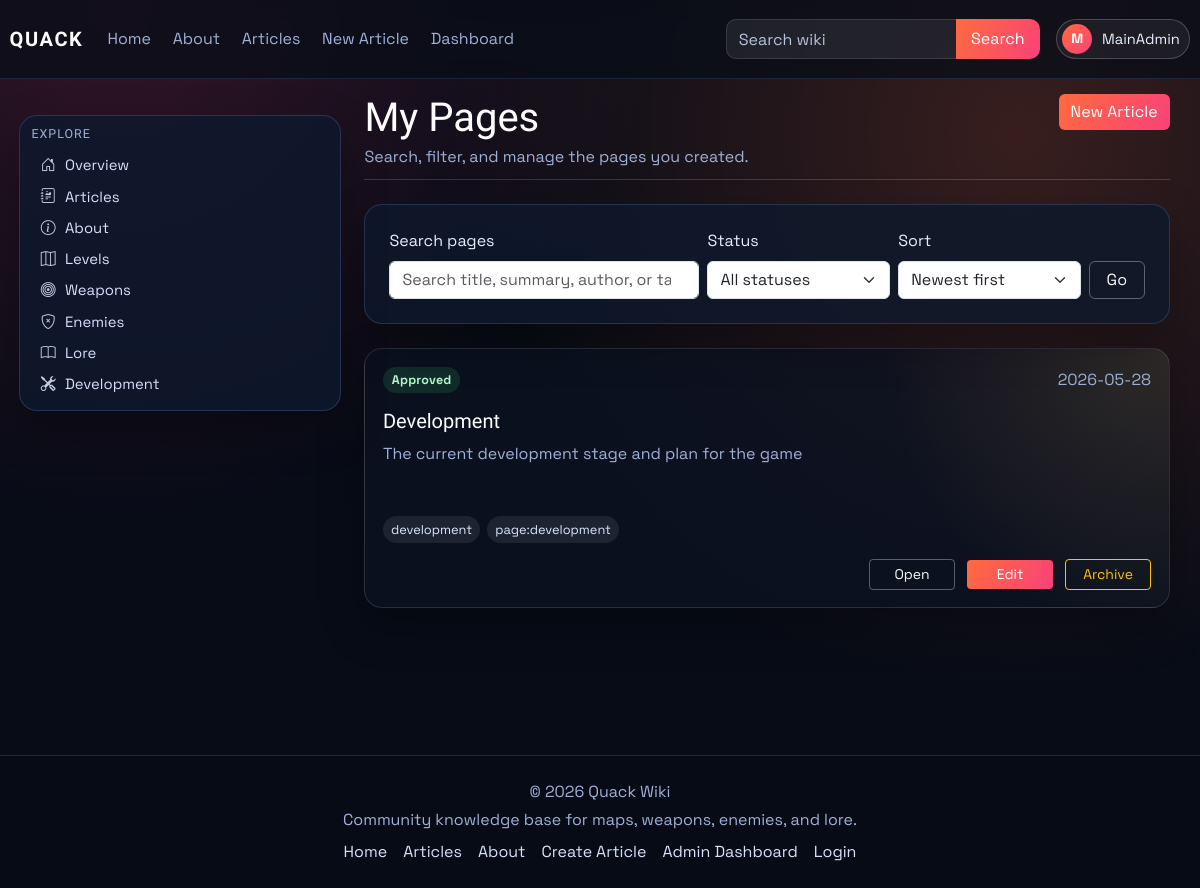
Page /my-pages (signed in) on the earlier database version.
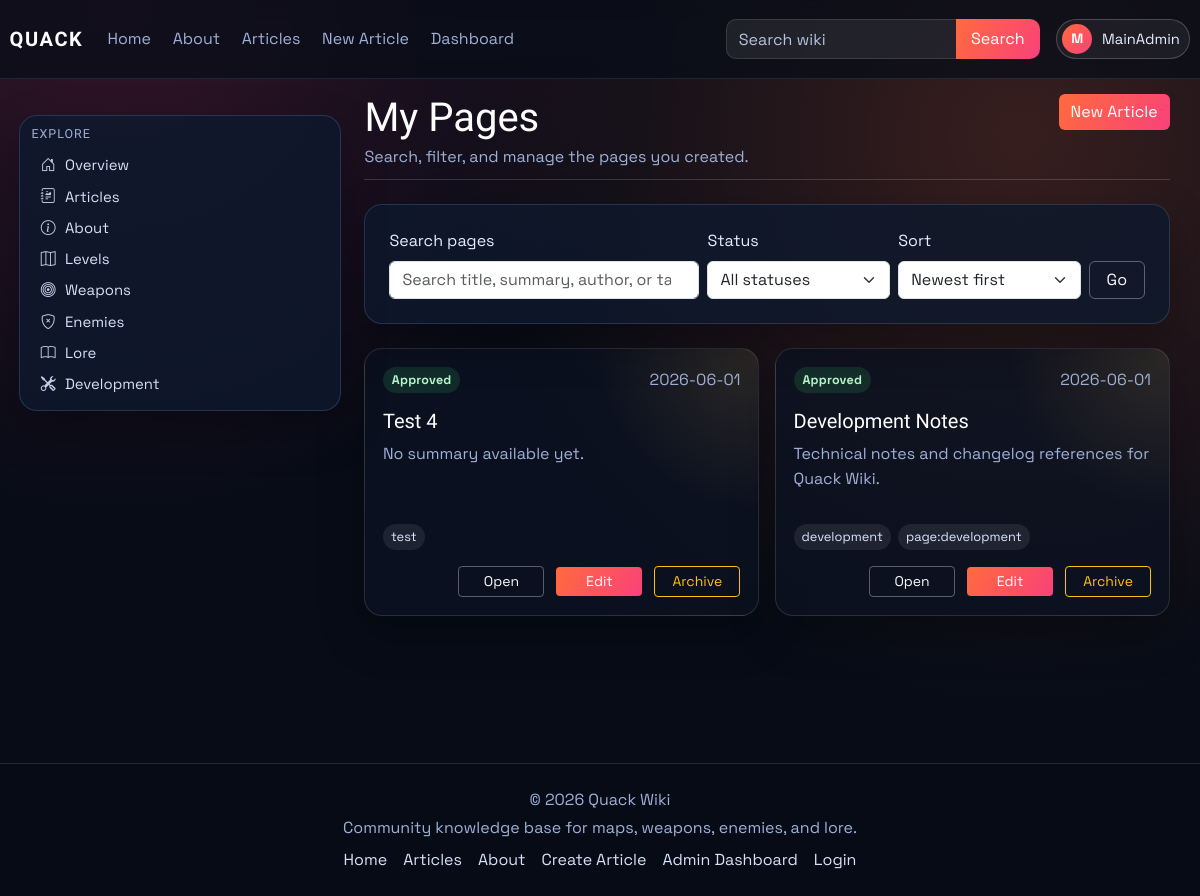
Same page on the later database version.
### models.py (models this page shows)
class Article(db.Model):
    id = db.Column(db.Integer, primary_key=True)
    title = db.Column(db.String(120), unique=True, nullable=False)
    author = db.Column(db.String(120), nullable=False)
    created_at = db.Column(db.DateTime, default=datetime.utcnow)
    image_url = db.Column(db.String(120), default='default.png')
    summary = db.Column(db.Text)
    content = db.Column(db.Text, nullable=False)
    infobox_data = db.Column(db.Text, nullable=True)
    tags = db.Column(db.JSON, default=list)
    status = db.Column(db.String(20), default='pending', nullable=False)
    approved_by = db.Column(db.String(120), nullable=True)
    approved_at = db.Column(db.DateTime, nullable=True)
    is_archived = db.Column(db.Boolean, default=False, nullable=False)
    archived_at = db.Column(db.DateTime, nullable=True)

### main.py (the view)
@app.route('/my-pages')
@login_required
def my_pages():
    search = (request.args.get('q') or '').strip()
    status_filter = (request.args.get('status') or 'all').strip().lower()
    sort = (request.args.get('sort') or 'newest').strip().lower()
    query = Article.query.filter_by(author=current_user.username, is_archived=False)
    if status_filter in {'pending', 'approved', 'declined'}:
        query = query.filter(Article.status == status_filter)
    sort_map = {
        'newest': Article.created_at.desc(),
        'oldest': Article.created_at.asc(),
        'title_az': Article.title.asc(),
        'title_za': Article.title.desc(),
        'status_az': Article.status.asc(),
        'status_za': Article.status.desc(),
    }
    user_articles = query.order_by(sort_map.get(sort, Article.created_at.desc())).all()
    if search:
        user_articles = [article_obj for article_obj in user_articles if article_matches_search(article_obj, search)]
    article_links = {article_obj.id: article_public_url(article_obj) for article_obj in user_articles}
    return render_template(
        'my_pages.html',
        user_articles=user_articles,
        article_links=article_links,
        search=search,
        status_filter=status_filter,
        sort=sort,
    )

### main.py (called while the page is built)
@login_manager.user_loader
def load_user(user_id):
    return User.query.get(int(user_id))

def article_public_url(article_obj: Article) -> str:
    if article_has_tag(article_obj, static_page_tag('about-us')):
        return url_for('about')
    return url_for('article', article_title=article_obj.title)

def static_page_tag(page_key: str) -> str:
    return f"page:{page_key.strip().lower()}"

def article_has_tag(article_obj: Article, tag_name: str) -> bool:
    wanted = tag_name.strip().lower()
    return any(str(tag).strip().lower() == wanted for tag in (article_obj.tags or []))

### templates/my_pages.html (shortened to what this page needs)
{% extends "_base.html" %}
{% block content %}
<div class="container-fluid px-0">
    <header class="article-header mb-4">
        <div class="d-flex flex-column flex-lg-row justify-content-between gap-3">
            <div>
                <h1 class="article-title">My Pages</h1>
                <p class="article-meta mb-0">Search, filter, and manage the pages you created.</p>
            </div>
            <a class="btn btn-brand align-self-lg-start" href="{{ url_for('create_article') }}">New Article</a>
        </div>
    </header>
    <section class="card p-3 p-lg-4 mb-4">
        <form method="GET" action="{{ url_for('my_pages') }}" class="row g-2 align-items-end" id="myPagesFilterForm">
            <div class="col-lg-5">
                <label class="form-label" for="myPagesSearch">Search pages</label>
                <input class="form-control" type="search" name="q" value="{{ search }}" placeholder="Search title, summary, author, or tag" id="myPagesSearch">
            </div>
            <div class="col-sm-6 col-lg-3">
                <label class="form-label" for="myPagesStatus">Status</label>
                <select class="form-select" name="status" id="myPagesStatus" onchange="this.form.submit()">
                    <option value="all" {% if status_filter == 'all' %}selected{% endif %}>All statuses</option>
                </select>
            </div>
            <div class="col-sm-6 col-lg-3">
                <label class="form-label" for="myPagesSort">Sort</label>
                <select class="form-select" name="sort" id="myPagesSort" onchange="this.form.submit()">
                    <option value="newest" {% if sort == 'newest' %}selected{% endif %}>Newest first</option>
                </select>
            </div>
            <div class="col-lg-1">
                <button class="btn btn-outline-light w-100" type="submit">Go</button>
            </div>
        </form>
    </section>
    <section class="my-pages-grid">
        {% for article in user_articles %}
        <article class="my-page-card">
            <div class="my-page-card-top">
                <span class="my-page-status my-page-status-{{ article.status }}">{{ article.status|capitalize }}</span>
                <span class="article-meta">{{ article.created_at.strftime('%Y-%m-%d') if article.created_at else 'Unknown date' }}</span>
            </div>
            <h3 class="my-page-title">{{ article.title }}</h3>
            <p class="my-page-summary">{{ article.summary or "No summary available yet." }}</p>
            {% if article.tags %}
            <div class="my-page-tags">
                {% for tag in article.tags[:5] %}
                <span>{{ tag }}</span>
                {% endfor %}
            </div>
            {% endif %}
            <div class="my-page-actions">
                {% if article.status == 'approved' %}
                <a class="btn btn-outline-light btn-sm" href="{{ article_links[article.id] }}">Open</a>
                {% else %}
                <button class="btn btn-outline-secondary btn-sm" type="button" disabled>Not public</button>
                {% endif %}
                <a class="btn btn-brand btn-sm" href="{{ url_for('edit_article', article_id=article.id) }}">Edit</a>
                <form method="POST" action="{{ url_for('archive_own_article', article_id=article.id) }}">
                    <button class="btn btn-outline-warning btn-sm" type="submit">Archive</button>
                </form>
            </div>
        </article>
        {% else %}
        <div class="card p-4 my-pages-empty">
            <h4 class="mb-2">No pages found</h4>
            <p class="text-muted mb-3">Try a different search/filter, or create your first article.</p>
            <a class="btn btn-brand align-self-start" href="{{ url_for('create_article') }}">Create Article</a>
        </div>
        {% endfor %}
    </section>
</div>
{% endblock %}

### templates/partials/tag_link.html
{% macro tag_article_link(tag, label, icon='', class_name='') -%}
<a href="{{ url_for('about') if tag == 'about-us' else url_for('tagged_article', tag=tag) }}"{% if class_name %} class="{{ class_name }}"{% endif %}>
    {% if icon %}<i class="{{ icon }} sidebar-icon"></i>{% endif %}{{ label }}
</a>
{%- endmacro %}

Differences in the rows shown:
no longer on this page (row edited): Article: title "Development", status "Approved", created_at "2026-05-28", summary "The current development stage and plan for the game", 5 "development" "page:development"
added Article: status "Approved", created_at "2026-06-01", title "Test 4", summary "No summary available yet.", 5 "test"
added Article: status "Approved", created_at "2026-06-01", title "Development Notes", summary "Technical notes and changelog references for Quack Wiki.", 5 "development" "page:development"
Other differences:
{{ label }}: "About About Levels Weapons Enemies Lore About" → "About About Levels Weapons Enemies Lore Development About"
